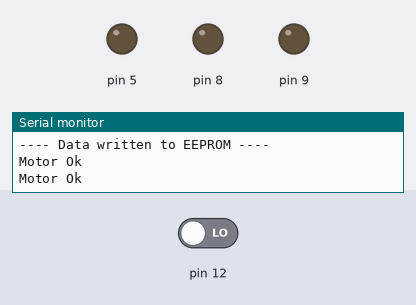
Simulated run of this sketch. Board: Arduino Uno, built with avr-gcc and run on an emulated ATmega328P. Parts: output pins drawn as LEDs (lit = HIGH), the last lines printed to the serial monitor. The inputs (shaded band) are chosen by the test bench; at power-on: pin 12 LOW. EEPROM starts erased.

Above: at 16.3 s.
16.4 s: pin 12 driven HIGH
At 17.9 s:
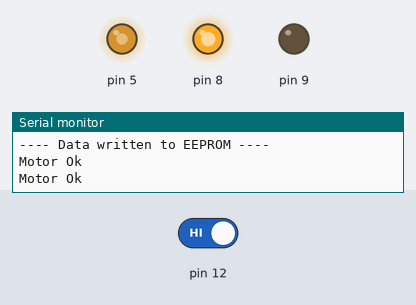
24.4 s: pin 12 driven LOW
At 28.9 s:
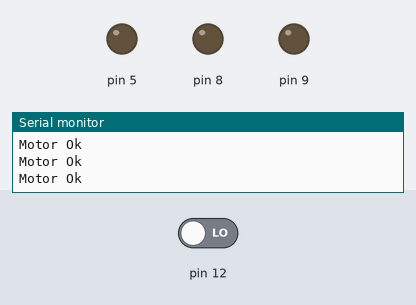
Timing chart, 0 to 44.2 s (numbered marks = the images above; inputs shaded):
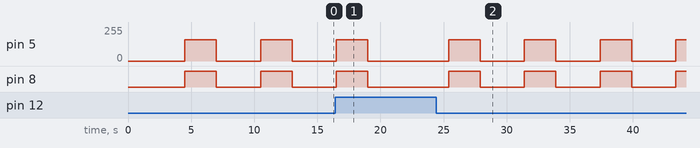

Measured:
- after the input at 16.4 s, pin 5: goes on until 19.0 s, then stays 0/255; pin 8: goes on until 19.0 s, then stays LOW
- after the input at 24.4 s, pin 5: alternates 160/255 for 2.5 s and 0/255 for 3.5 s, starting after 1.0 s; pin 8: alternates HIGH for 2.5 s and LOW for 3.5 s, starting after 1.0 s
- by itself, pin 5: alternates 160/255 for 2.5 s and 0/255 for 3.5 s
- by itself, pin 8: alternates HIGH for 2.5 s and LOW for 3.5 s

The sketch:

arduino_r1.ino
```cpp
#include <EEPROM.h>
#include <SoftwareSerial.h>

#define DIST 100
#define READNS 20


//EEPROM and File IO
int addr_route = 0;
int curr_route_val = 0;
String route_no = String("Route no: ");
byte high, low;

//Distance to be travelled in cms
String distance = String(DIST)+String(" cm");
int readings = READNS;
int j = 0;
int state = 0;

//Software serial interface to connect to ESP8266
const byte rxPin = 3;
const byte txPin = 4;
SoftwareSerial ESP8266(rxPin, txPin);
String inData;

//Print fucntion for ESP Response
void ESPPrint()
{
  delay(300);
  if(ESP8266.available())
  {
     inData = ESP8266.readStringUntil('\t');
     Serial.println("Reponse: " +inData);
  }
}


void setup()
{
  //Initializes board I/O
  Serial.begin(9600);
  Serial.println(" ");

  //Change baudrate to match ESP
  ESP8266.begin(9600);

  //Configure board pins
  pinMode(8,OUTPUT);
  pinMode(9,OUTPUT);
  pinMode(12,INPUT);

  //Read current route number from EEPROM
  high = EEPROM.read(addr_route);
  low = EEPROM.read(addr_route + 1);
  curr_route_val = (high << 8) + low; //reconstruct the integer
  route_no += curr_route_val;


  //Update current file no and route no to EEPROM for future use
  int new_route_val;
  if (curr_route_val == 3)
  {
    new_route_val = 0;
  }
  else
  {
    new_route_val = curr_route_val + 1;
  }


  EEPROM.write(addr_route, highByte(new_route_val)); //writing the first half
  EEPROM.write(addr_route + 1, lowByte(new_route_val)); //writing second half

  Serial.print("Next Route: ");
  Serial.println(new_route_val);
  Serial.println("---- Data written to EEPROM ----");

  //Add AT commands here
//  ESP8266.println("AT");
//  ESPPrint();
//  ESP8266.println("AT+CWSAP_DEF=\"ESP_WIFI\",\"ESP12345\",1,4");
//  ESPPrint();
  delay(3500);

  while(j < readings)
  {
    state = digitalRead(12);
    while(state)
    {
      state = digitalRead(12);
      delay(0);
    }
    delay(1000);
    //Begin motor rotation
    analogWrite(5, 160);

    digitalWrite(8, HIGH);
    digitalWrite(9, LOW);

    delay(2500);

    Serial.println("Motor Ok");

    digitalWrite(8, LOW);
    digitalWrite(9, LOW);
    analogWrite(5, 0);

    delay(2500);

    ++j;

  }

}

void loop()
{
  delay(0);
}
```
